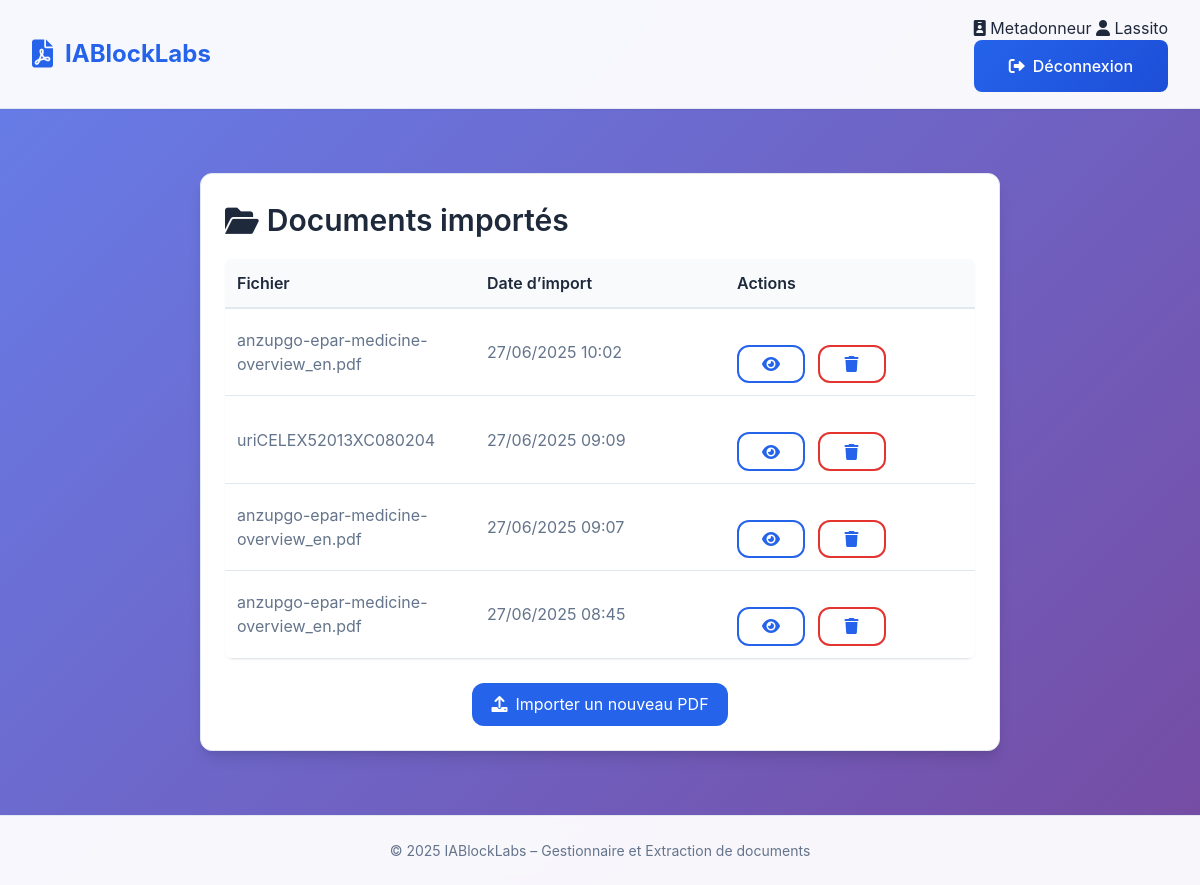
Page /documents/ (signed in) on the committed database.
### rawdocs/models.py (models this page shows, shortened)
class RawDocument(models.Model):
    url        = models.URLField(help_text="URL d'origine du PDF")
    file       = models.FileField(upload_to=pdf_upload_to, help_text="Fichier PDF téléchargé")
    created_at = models.DateTimeField(auto_now_add=True)
    owner = models.ForeignKey(
        settings.AUTH_USER_MODEL,
        on_delete=models.CASCADE,
        related_name='raw_documents',
        null=True,
        blank=True,
        help_text="Utilisateur qui a téléchargé ce document"
    )
    title = models.TextField(blank=True, help_text="Titre du document")
    doc_type = models.CharField(max_length=100, blank=True, help_text="Type du document (guide, rapport, etc.)")
    language = models.CharField(max_length=10, blank=True, help_text="Langue détectée (fr, en...)")
    version = models.CharField(max_length=50, blank=True, help_text="Version extraite")
    source = models.CharField(max_length=255, blank=True, help_text="Nom de l'organisation (ex: EMA, FDA...)")
    publication_date = models.CharField(max_length=100, blank=True, help_text="Date de publication")
    context = models.TextField(blank=True, help_text="Contexte extrait (2 phrases max)")
    country = models.CharField(max_length=100, blank=True, help_text="Pays détecté (GPE ou domaine TLD)")

### rawdocs/views.py (the view)
@login_required(login_url='rawdocs:login')
@user_passes_test(is_metadonneur, login_url='rawdocs:login')
def document_list(request):
    documents = RawDocument.objects.filter(owner=request.user).order_by('-created_at')
    for doc in documents:
        doc.basename = os.path.basename(doc.file.name)
    return render(request, 'rawdocs/document_list.html', {
        'documents': documents
    })

### rawdocs/templatetags/rawdocs_extras.py (called while the page is built)
@register.filter
def basename(value):
    return os.path.basename(value)

### rawdocs/views.py (called while the page is built)
def is_metadonneur(user):
    return user.groups.filter(name="Metadonneur").exists()

### templates/rawdocs/document_list.html (shortened to what this page needs)
{% extends "base.html" %}
{% load rawdocs_extras %}
{% block content %}
<section class="card metadata-card">
  <h2><i class="fas fa-folder-open"></i> Documents importés</h2>
  {% if documents %}
    <table class="metadata-table">
      <thead>
        <tr>
          <th>Fichier</th>
          <th>Date d’import</th>
          <th>Actions</th>
        </tr>
      </thead>
      <tbody>
        {% for doc in documents %}
        <tr>
          <td>{{ doc.file.name|basename }}</td>
          <td>{{ doc.created_at|date:"d/m/Y H:i" }}</td>
          <td class="actions-cell">
          <a href="{% url 'rawdocs:edit_metadata' doc.id %}" class="btn-outline" title="Voir / éditer les métadonnées">
          <i class="fas fa-eye"></i>
          </a>
            <form method="post"
                  action="{% url 'rawdocs:document_delete' doc.id %}">
              <button type="submit" class="btn-outline btn-delete">
                <i class="fas fa-trash"></i>
              </button>
            </form>
          </td>
        </tr>
        {% endfor %}
      </tbody>
    </table>
  {% else %}
    <p>Aucun document importé pour le moment.</p>
  {% endif %}
  <div class="upload-cell" style="margin-top:1.5rem;">
    <a href="{% url 'rawdocs:upload' %}" class="upload-cell__enter-btn">
      <i class="fas fa-upload"></i> Importer un nouveau PDF
    </a>
  </div>
</section>
{% endblock %}

### templates/base.html (shortened to what this page needs)
{% load static %}
<!DOCTYPE html>
<html lang="fr">
<head>
  <script src="https://cdn.tailwindcss.com"></script>
  <link rel="stylesheet" href="{% static 'rawdocs/css/styles.css' %}">
  <link href="https://cdnjs.cloudflare.com/ajax/libs/font-awesome/6.0.0/css/all.min.css" rel="stylesheet">
</head>
<body>
  <div class="app-container">
    <header class="site-header">
      <div class="header-content">
        <a href="{% url 'rawdocs:dashboard' %}" class="logo">
          <i class="fas fa-file-pdf"></i>
          <span>IABlockLabs</span>
        </a>
        {% if user.is_authenticated %}
          <div class="user-info">
            <span class="user-role">
              <i class="fas fa-id-badge"></i>
              {{ user.groups.first.name }}
            </span>
            <span class="user-name">
              <i class="fas fa-user"></i>
              {{ user.username }}
            </span>
            <form method="post" action="{% url 'rawdocs:logout' %}" class="logout-form">
              <button type="submit" class="btn btn-logout">
                <i class="fas fa-sign-out-alt"></i> Déconnexion
              </button>
            </form>
          </div>
        {% else %}
          <nav class="nav-menu">
            <a href="{% url 'rawdocs:login'    %}" class="nav-link"><i class="fas fa-sign-in-alt"></i> Connexion</a>
            <a href="{% url 'rawdocs:register' %}" class="nav-link"><i class="fas fa-user-plus"></i> Inscription</a>
          </nav>
        {% endif %}
      </div>
    </header>
    <main class="site-main">
      <div class="main-content">
        {% block content %}{% endblock %}
      </div>
    </main>
    <footer class="site-footer">
      <div class="footer-content">
        <p>&copy; 2025 IABlockLabs – Gestionnaire et Extraction de documents</p>
      </div>
    </footer>
  </div>
</body>
</html>

### static/rawdocs/css/styles.css (style rules this page uses)
:root { --primary-color: #2563eb; --primary-hover: #1d4ed8; --secondary-color: #64748b; --success-color: #059669; --error-color: #dc2626; --warning-color: #d97706; --background-color: #f8fafc; --surface-color: #ffffff; --text-primary: #1e293b; --text-secondary: #64748b; --border-color: #e2e8f0; --border-radius: 12px; --shadow-sm: 0 1px 2px 0 rgb(0 0 0 / 0.05); --shadow-md: 0 4px 6px -1px rgb(0 0 0 / 0.1), 0 2px 4px -2px rgb(0 0 0 / 0.1); --shadow-lg: 0 10px 15px -3px rgb(0 0 0 / 0.1), 0 4px 6px -4px rgb(0 0 0 / 0.1); --transition: all 0.2s cubic-bezier(0.4, 0, 0.2, 1); }
* { margin: 0; padding: 0; box-sizing: border-box; }
body { font-family: 'Inter', -apple-system, BlinkMacSystemFont, 'Segoe UI', Roboto, sans-serif; line-height: 1.6; color: var(--text-primary); background: linear-gradient(135deg, #667eea 0%, #764ba2 100%); min-height: 100vh; font-size: 16px; }
.app-container { min-height: 100vh; display: flex; flex-direction: column; }
.site-header { background: rgba(255, 255, 255, 0.95); backdrop-filter: blur(10px); border-bottom: 1px solid var(--border-color); position: sticky; top: 0; z-index: 100; box-shadow: var(--shadow-sm); }
.header-content { max-width: 1200px; margin: 0 auto; padding: 1rem 2rem; display: flex; justify-content: space-between; align-items: center; }
.logo { display: flex; align-items: center; gap: 0.75rem; font-size: 1.5rem; font-weight: 700; color: var(--primary-color); text-decoration: none; transition: var(--transition); }
.logo i { font-size: 1.75rem; }
.site-main { flex: 1; padding: 2rem 0; }
.main-content { max-width: 1000px; margin: 0 auto; padding: 0 2rem; }
.card { background: var(--surface-color); border-radius: var(--border-radius); padding: 2.5rem; box-shadow: var(--shadow-lg); border: 1px solid var(--border-color); margin-bottom: 2rem; animation: fadeInUp 0.6s ease-out; }
.card h2 { font-size: 1.875rem; font-weight: 600; margin-bottom: 1.5rem; color: var(--text-primary); display: flex; align-items: center; gap: 0.75rem; }
form { display: flex; flex-direction: column; gap: 1.5rem; }
.btn { background: linear-gradient(135deg, var(--primary-color) 0%, var(--primary-hover) 100%); color: white; border: none; padding: 0.875rem 2rem; border-radius: 8px; cursor: pointer; transition: var(--transition); font-size: 1rem; font-weight: 500; display: inline-flex; align-items: center; justify-content: center; gap: 0.5rem; text-decoration: none; min-width: 120px; }
.btn-outline { background: transparent; color: var(--primary-color); border: 2px solid var(--primary-color); padding: 0.875rem 2rem; border-radius: 8px; cursor: pointer; transition: var(--transition); font-size: 1rem; font-weight: 500; display: inline-flex; align-items: center; justify-content: center; gap: 0.5rem; text-decoration: none; margin-top: 1.5rem; }
table { width: 100%; border-collapse: collapse; margin-top: 1rem; background: var(--surface-color); border-radius: 8px; overflow: hidden; box-shadow: var(--shadow-sm); }
th, td { padding: 1rem; text-align: left; border-bottom: 1px solid var(--border-color); }
th { background: linear-gradient(135deg, #f8fafc 0%, #f1f5f9 100%); font-weight: 600; color: var(--text-primary); width: 30%; }
td { color: var(--text-secondary); }
tr:last-child td { border-bottom: none; }
td a { color: var(--primary-color); text-decoration: none; font-weight: 500; }
.site-footer { background: rgba(255, 255, 255, 0.95); backdrop-filter: blur(10px); border-top: 1px solid var(--border-color); margin-top: auto; }
.footer-content { max-width: 1200px; margin: 0 auto; padding: 1.5rem 2rem; text-align: center; color: var(--text-secondary); font-size: 0.875rem; }

### rows in the picture
RawDocument: file.name|basename "anzupgo-epar-medicine-overview_en.pdf", created_at "27/06/2025 10:02"
RawDocument: file.name|basename "uriCELEX52013XC080204", created_at "27/06/2025 09:09"
RawDocument: file.name|basename "anzupgo-epar-medicine-overview_en.pdf", created_at "27/06/2025 09:07"
RawDocument: file.name|basename "anzupgo-epar-medicine-overview_en.pdf", created_at "27/06/2025 08:45"

### other values in the picture
{{ user.groups.first.name }} "Metadonneur"
{{ user.username }} "Lassito"
